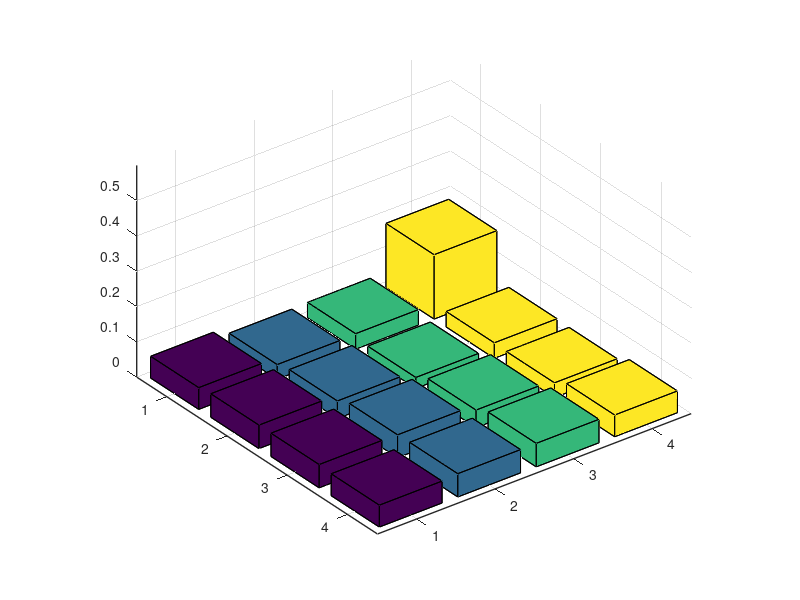

Write the MATLAB code that produced this figure. (Note: this script raises an error after producing the figure.)
load("data.mat")

N = 4;
vis_times = [2, 4, 6];
vis_index = [3, 6, 8];
ideal_index = [37, 92, 128];


%-- Set default options --%
set(0,'DefaultAxesFontSize', 10, ...
      'DefaultAxesFontName', 'Helvetica',...
      'DefaultAxesLineWidth', 1.0);

%% Ideal subplots

for i = 1:3
    figure(i);
    idx = ideal_index(i);
    time = vis_times(i);
    z_data = reshape(ideal_dist(idx,:), N, N);
    b = bar3(z_data);
    zlim([0 0.6])    % Set Z-axis range
    ax = gca;
    ax.FontSize = 10;
    %ax.XTickLabel = {'|00001\rangle','|00010\rangle','|00100\rangle','|01000\rangle', '|10000\rangle'};
    %ax.YTickLabel = {'|00001\rangle','|00010\rangle','|00100\rangle','|01000\rangle', '|10000\rangle'};
    ax.XTickLabelRotation = -30;
    title_text = sprintf('T = %d', time);
    title(title_text, 'Fontsize', 16)
    
    colormap(summer)
    clim([0 0.6])
    for k = 1:length(b)
        b(k).CData = b(k).ZData;
        b(k).FaceColor = 'interp';
    end
    colorbar();
    f = gcf;
    file_name = sprintf("search_4_ideal_%d.png", i);
    exportgraphics(f,file_name,'Resolution',300)
end


%% IonQ subplots

for i = 1:3
    figure(i);
    idx = vis_index(i);
    time = vis_times(i);
    z_data = reshape(ionq_freq_normalized(idx,:), N, N);
    b = bar3(z_data);
    zlim([0 0.4])    % Set Z-axis range
    ax = gca;
    ax.FontSize = 10;
    %ax.XTickLabel = {'|00001\rangle','|00010\rangle','|00100\rangle','|01000\rangle', '|10000\rangle'};
    %ax.YTickLabel = {'|00001\rangle','|00010\rangle','|00100\rangle','|01000\rangle', '|10000\rangle'};
    ax.XTickLabelRotation = -30;
    title_text = sprintf('T = %d', time);
    title(title_text, 'Fontsize', 16)
    
    colormap(parula)
    clim([0 0.4])
    for k = 1:length(b)
        b(k).CData = b(k).ZData;
        b(k).FaceColor = 'interp';
    end
    colorbar();
    f = gcf;
    file_name = sprintf("search_4_ionq_%d.png", i);
    %exportgraphics(f,file_name,'Resolution',300)
end